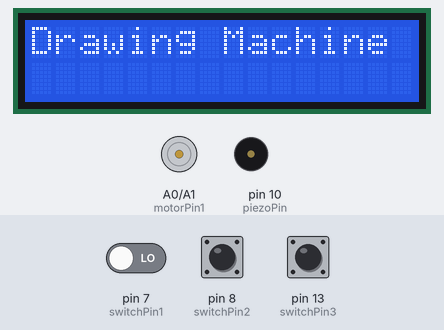
A sketch run on a simulated Arduino Uno, built with avr-gcc and run on an emulated ATmega328P. Shown: 16×2 character LCD, motor-driver pin pairs drawn as motors (green arrow = first pin HIGH = forward, orange = second pin HIGH = backward, longer = more drive), buzzer (waves = sounding). The inputs (shaded band) are chosen by the test bench; at power-on: pin 13 (switchPin3) HIGH, pin 8 (switchPin2) HIGH, pin 7 (switchPin1) LOW. Random numbers use the default seed unless the sketch sets one.

Above: at 4.2 s.
4.3 s: pin 13 (switchPin3) pulled LOW for 0.15 s
At 4.9 s:
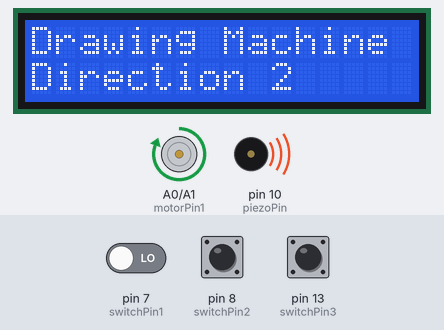
6.0 s: pin 8 (switchPin2) pulled LOW for 0.15 s
At 7.2 s:
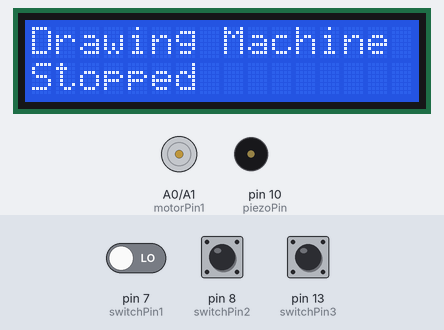
7.6 s: pin 13 (switchPin3) pulled LOW for 1 s
At 8.4 s:
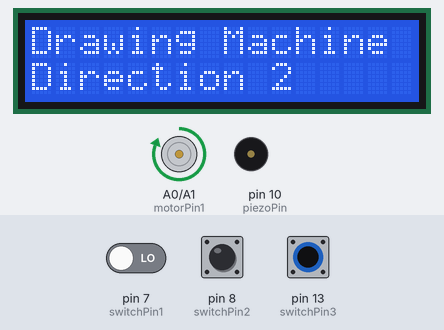
10.2 s: pin 13 (switchPin3) pulled LOW for 3.2 s
15.0 s: pin 7 (switchPin1) driven HIGH and pin 8 (switchPin2) driven LOW and pin 13 (switchPin3) driven LOW
At 15.3 s:
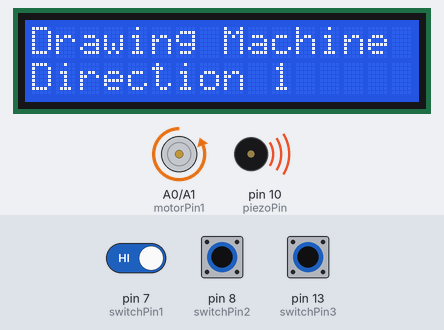
Timing chart, 0 to 19.0 s (numbered marks = the images above; inputs shaded):
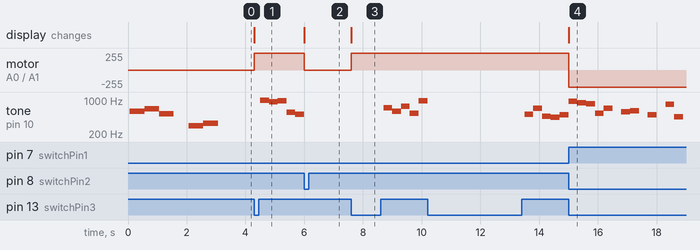

The sketch:

drawingMachineBeta.ino
```cpp
#include <LiquidCrystal.h>

LiquidCrystal lcd(12, 11, 5, 4, 3, 2);

const int motorPin1 = A0;
const int motorPin2 = A1;
const int enablePin = 6;

const int switchPin1 = 7;
const int switchPin2 = 8;
const int switchPin3 = 13;

const int piezoPin = 10;

bool stopped;

void setup()
{
  pinMode(motorPin1, OUTPUT);
  pinMode(motorPin2, OUTPUT);

  pinMode(switchPin1, INPUT);
  pinMode(switchPin2, INPUT);
  pinMode(switchPin3, INPUT);

  pinMode(piezoPin, OUTPUT);

  digitalWrite(enablePin, HIGH);;

  lcd.begin(16, 2);
  lcd.print("Drawing Machine");

  //Before we start, we play a tune to indicate that the
  //machine had been powered on
  //The tune is the "5 tones" tune from the Close Encounters of the Third Kind move
  tone(piezoPin, 587, 500);
  delay(500);
  tone(piezoPin, 659, 500);
  delay(500);
  tone(piezoPin, 523, 500);
  delay(1000);
  tone(piezoPin, 294, 500);
  delay(500);
  tone(piezoPin, 330, 500);
  delay(500);

  stopped = true;
}

void loop()
{
  //if the motor is moving, play a random note every 300 milliseconds
  if (!stopped && (millis() % 300 == 0))
  {
    tone(piezoPin, random(440, 1000), 300);
  }

  int switchPinState1 = digitalRead(switchPin1);
  int switchPinState2 = digitalRead(switchPin2);
  int switchPinState3 = digitalRead(switchPin3);

  //controlling the motors based on button presses
  //and updating lcd based on motor status
  if ((switchPinState1 == HIGH) && (switchPinState2 == LOW) && (switchPinState3 == LOW))
  {
    lcd.setCursor(0, 1);
    lcd.print("Direction 1");
    digitalWrite(motorPin1, LOW);
    digitalWrite(motorPin2, HIGH);
    stopped = false;
  }
  else if ((switchPinState1 == LOW) && (switchPinState2 == HIGH) && (switchPinState3 == LOW))
  {
    lcd.setCursor(0, 1);
    lcd.print("Direction 2");
    digitalWrite(motorPin1, HIGH);
    digitalWrite(motorPin2, LOW);
    stopped = false;
  }
  else if ((switchPinState1 == LOW) && (switchPinState2 == LOW) && (switchPinState3 == HIGH))
  {
    lcd.setCursor(0, 1);
    lcd.print("Stopped    ");
    digitalWrite(motorPin1, LOW);
    digitalWrite(motorPin2, LOW);
    stopped = true;
  }
}
```

Measured:
- after the input at 4.3 s, motor on A0 (motorPin1) / A1 (motorPin2): stopped → forward 255/255 at once; tone on pin 10 (piezoPin): plays 992 Hz for 0.30 s, 925 Hz for 0.30 s, 969 Hz for 0.30 s, 560 Hz for 0.30 s, 506 Hz for 0.30 s, starting after 0.20 s; the display: changes at once (image 1)
- after the input at 6.0 s, motor on A0 (motorPin1) / A1 (motorPin2): forward 255/255 → stopped at once; the display: changes at once (image 2)
- after the input at 7.6 s, motor on A0 (motorPin1) / A1 (motorPin2): stopped → forward 255/255 at once; tone on pin 10 (piezoPin): plays 699 Hz for 0.30 s, 585 Hz for 0.30 s, 748 Hz for 0.30 s, 530 Hz for 0.30 s, 973 Hz for 0.30 s, starting after 1.1 s; the display: changes at once (image 3)
- after the input at 15.0 s, motor on A0 (motorPin1) / A1 (motorPin2): forward 255/255 → backward 255/255 at once; the display: changes at once (image 4)
